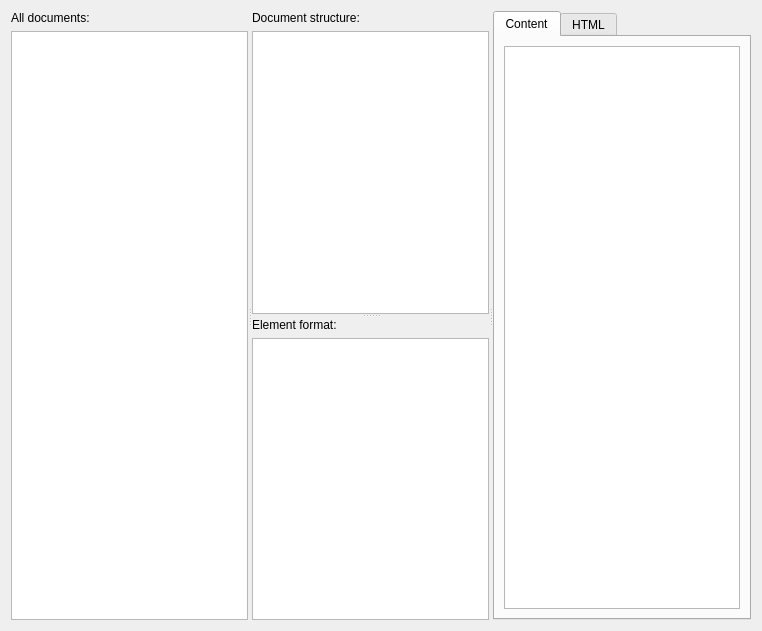
<?xml version="1.0" encoding="UTF-8"?>
<ui version="4.0">
 <class>GammaRay::TextDocumentInspectorWidget</class>
 <widget class="QWidget" name="GammaRay::TextDocumentInspectorWidget">
  <property name="geometry">
   <rect>
    <x>0</x>
    <y>0</y>
    <width>762</width>
    <height>631</height>
   </rect>
  </property>
  <layout class="QHBoxLayout" name="horizontalLayout">
   <item>
    <widget class="QSplitter" name="mainSplitter">
     <property name="orientation">
      <enum>Qt::Horizontal</enum>
     </property>
     <widget class="QWidget" name="layoutWidget_1">
      <layout class="QVBoxLayout" name="verticalLayout_17">
       <item>
        <widget class="QLabel" name="label_5">
         <property name="text">
          <string>All documents:</string>
         </property>
        </widget>
       </item>
       <item>
        <widget class="GammaRay::DeferredTreeView" name="documentList">
         <property name="rootIsDecorated">
          <bool>false</bool>
         </property>
         <attribute name="headerStretchLastSection">
          <bool>false</bool>
         </attribute>
        </widget>
       </item>
      </layout>
     </widget>
     <widget class="QSplitter" name="structureSplitter">
      <property name="orientation">
       <enum>Qt::Vertical</enum>
      </property>
      <widget class="QWidget" name="layoutWidget_2">
       <layout class="QVBoxLayout" name="verticalLayout_18">
        <item>
         <widget class="QLabel" name="label_6">
          <property name="text">
           <string>Document structure:</string>
          </property>
         </widget>
        </item>
        <item>
         <widget class="GammaRay::DeferredTreeView" name="documentTree">
          <attribute name="headerStretchLastSection">
           <bool>false</bool>
          </attribute>
         </widget>
        </item>
       </layout>
      </widget>
      <widget class="QWidget" name="layoutWidget_3">
       <layout class="QVBoxLayout" name="verticalLayout_19">
        <item>
         <widget class="QLabel" name="label_4">
          <property name="text">
           <string>Element format:</string>
          </property>
         </widget>
        </item>
        <item>
         <widget class="GammaRay::DeferredTreeView" name="documentFormatView">
          <property name="rootIsDecorated">
           <bool>false</bool>
          </property>
          <attribute name="headerStretchLastSection">
           <bool>false</bool>
          </attribute>
         </widget>
        </item>
       </layout>
      </widget>
     </widget>
     <widget class="QTabWidget" name="tabWidget">
      <property name="currentIndex">
       <number>0</number>
      </property>
      <widget class="QWidget" name="tab">
       <attribute name="title">
        <string>Content</string>
       </attribute>
       <layout class="QVBoxLayout" name="verticalLayout">
        <item>
         <widget class="GammaRay::TextDocumentContentView" name="documentView">
          <property name="tabStopWidth">
           <number>40</number>
          </property>
         </widget>
        </item>
       </layout>
      </widget>
      <widget class="QWidget" name="tab_2">
       <attribute name="title">
        <string>HTML</string>
       </attribute>
       <layout class="QVBoxLayout" name="verticalLayout_2">
        <item>
         <widget class="QTextBrowser" name="htmlView">
          <property name="tabStopWidth">
           <number>40</number>
          </property>
         </widget>
        </item>
       </layout>
      </widget>
     </widget>
    </widget>
   </item>
  </layout>
 </widget>
 <customwidgets>
  <customwidget>
   <class>GammaRay::DeferredTreeView</class>
   <extends>QTreeView</extends>
   <header location="global">ui/deferredtreeview.h</header>
  </customwidget>
  <customwidget>
   <class>GammaRay::TextDocumentContentView</class>
   <extends>QTextEdit</extends>
   <header>tools/textdocumentinspector/textdocumentcontentview.h</header>
  </customwidget>
 </customwidgets>
 <resources/>
 <connections/>
</ui>
